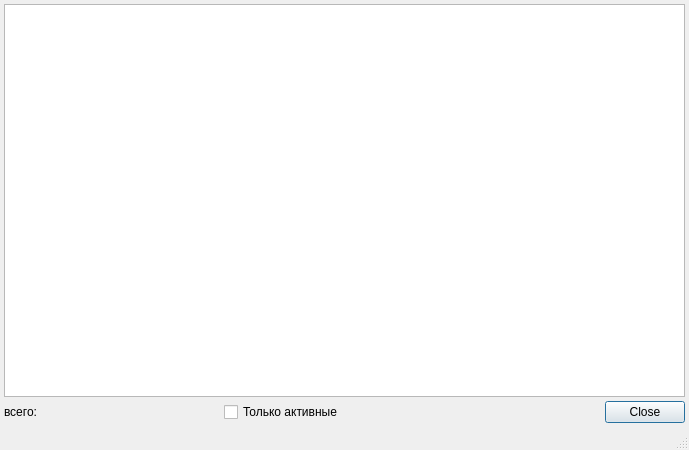
<?xml version="1.0" encoding="UTF-8"?>
<ui version="4.0">
 <class>RBJobPurposeListDialog</class>
 <widget class="QDialog" name="RBJobPurposeListDialog">
  <property name="windowModality">
   <enum>Qt::ApplicationModal</enum>
  </property>
  <property name="geometry">
   <rect>
    <x>0</x>
    <y>0</y>
    <width>689</width>
    <height>450</height>
   </rect>
  </property>
  <property name="windowTitle">
   <string>Назначения работы</string>
  </property>
  <property name="sizeGripEnabled">
   <bool>true</bool>
  </property>
  <property name="modal">
   <bool>true</bool>
  </property>
  <layout class="QGridLayout" name="gridLayout">
   <property name="leftMargin">
    <number>4</number>
   </property>
   <property name="topMargin">
    <number>4</number>
   </property>
   <property name="rightMargin">
    <number>4</number>
   </property>
   <property name="bottomMargin">
    <number>4</number>
   </property>
   <property name="spacing">
    <number>4</number>
   </property>
   <item row="2" column="0">
    <layout class="QHBoxLayout">
     <property name="spacing">
      <number>6</number>
     </property>
     <property name="leftMargin">
      <number>0</number>
     </property>
     <property name="topMargin">
      <number>0</number>
     </property>
     <property name="rightMargin">
      <number>0</number>
     </property>
     <property name="bottomMargin">
      <number>0</number>
     </property>
     <item>
      <widget class="QLabel" name="label">
       <property name="text">
        <string>всего: </string>
       </property>
      </widget>
     </item>
     <item>
      <spacer>
       <property name="orientation">
        <enum>Qt::Horizontal</enum>
       </property>
       <property name="sizeHint" stdset="0">
        <size>
         <width>40</width>
         <height>20</height>
        </size>
       </property>
      </spacer>
     </item>
     <item>
      <widget class="QCheckBox" name="chkOnlyActive">
       <property name="visible">
        <bool>false</bool>
       </property>
       <property name="text">
        <string>Только активные</string>
       </property>
      </widget>
     </item>
    </layout>
   </item>
   <item row="2" column="1">
    <widget class="QDialogButtonBox" name="buttonBox">
     <property name="standardButtons">
      <set>QDialogButtonBox::Close</set>
     </property>
    </widget>
   </item>
   <item row="3" column="0" colspan="2">
    <widget class="QStatusBar" name="statusBar">
     <property name="sizePolicy">
      <sizepolicy hsizetype="Preferred" vsizetype="Fixed">
       <horstretch>0</horstretch>
       <verstretch>0</verstretch>
      </sizepolicy>
     </property>
     <property name="toolTip">
      <string>A status bar</string>
     </property>
     <property name="whatsThis">
      <string>A status bar.</string>
     </property>
     <property name="sizeGripEnabled">
      <bool>false</bool>
     </property>
    </widget>
   </item>
   <item row="1" column="0" colspan="2">
    <widget class="CSortFilterProxyTableView" name="tblItems">
     <property name="whatsThis">
      <string comment="ура!">список записей</string>
     </property>
     <property name="tabKeyNavigation">
      <bool>false</bool>
     </property>
     <property name="alternatingRowColors">
      <bool>true</bool>
     </property>
     <property name="selectionMode">
      <enum>QAbstractItemView::ExtendedSelection</enum>
     </property>
    </widget>
   </item>
   <item row="0" column="0" colspan="2">
    <layout class="QHBoxLayout" name="horizontalLayout">
     <property name="leftMargin">
      <number>0</number>
     </property>
     <property name="topMargin">
      <number>0</number>
     </property>
    </layout>
   </item>
  </layout>
 </widget>
 <customwidgets>
  <customwidget>
   <class>CSortFilterProxyTableView</class>
   <extends>QTableView</extends>
   <header>library/SortFilterProxyTableView.h</header>
  </customwidget>
 </customwidgets>
 <tabstops>
  <tabstop>tblItems</tabstop>
 </tabstops>
 <resources/>
 <connections>
  <connection>
   <sender>buttonBox</sender>
   <signal>rejected()</signal>
   <receiver>RBJobPurposeListDialog</receiver>
   <slot>close()</slot>
   <hints>
    <hint type="sourcelabel">
     <x>623</x>
     <y>409</y>
    </hint>
    <hint type="destinationlabel">
     <x>626</x>
     <y>425</y>
    </hint>
   </hints>
  </connection>
 </connections>
</ui>
